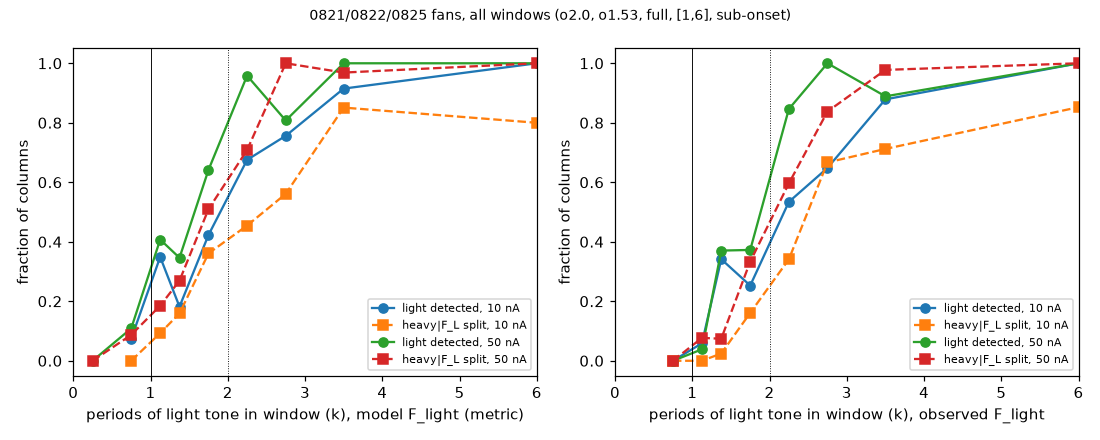
#> input picture benchmark/vti02-fan-scoring-v2/live-check/detection_vs_k.png, 1100 x 440 px, given in place of 3_live_fans.png, which was not available
$ python fig2_one_fan.py
#> lines starting #> are read from the running program, lines starting #| are printed output that depends on the picture; pictures that were not available may be replaced by others from this repository, and a replacement may not be noted
### benchmark/vti02-fan-scoring-v2/prereg-figs/style.py
"""Shared style for the pre-registration figures: the box-rescore palette, chrome and page furniture."""
import numpy as np
import matplotlib
matplotlib.use('Agg')
import matplotlib.pyplot as plt

# the palette and chrome of box-rescore/figlib.py
BLUE, ORANGE, AQUA, YEL, VIOLET = '#2a78d6', '#eb6834', '#1baf7a', '#eda100', '#4a3aa7'
INK, INK2, SURF, SOFT, HARD = '#0b0b0b', '#52514e', '#fcfcfb', '#ecebe6', '#d9d8d2'
plt.rcParams.update({'font.size': 9, 'axes.edgecolor': '#b5b4ae', 'axes.labelcolor': INK2, 'xtick.color': INK2,
                     'ytick.color': INK2, 'axes.spines.top': False, 'axes.spines.right': False, 'figure.facecolor': SURF,
                     'axes.facecolor': SURF, 'font.family': 'DejaVu Sans'})

OUT = '/data/sharpelab/hera-data/vti02-fan-scoring-v2/prereg-figs/'
MUTED, GRID, AXIS = '#898781', '#e1e0d9', '#c3c2b7'
ARM = {'corpus': BLUE, 'none': ORANGE}
ARM_LABEL = {'corpus': 'with corpus', 'none': 'no corpus'}
MODEL_LABEL = {'fable': 'Fable 5', 'opus': 'Opus 5', 'fable51': 'Fable 5.1', 'opus55': 'Opus 5.5',
               'astra': 'GPT-6 Astra', 'gpt6sol': 'GPT-6 Sol', 'sol': 'GPT-5.6 Sol', 'luna': 'GPT-5.6 Luna',
               'sonnet': 'Sonnet 5', 'haiku': 'Haiku 4.5',
               'gpt-5.6-terra': 'GPT-5.6 Terra'}
MATRIX = ('fable', 'opus', 'fable51', 'opus55', 'astra', 'gpt6sol')
STATS = '/data/sharpelab/hera-data/vti02-fan-scoring-v2/prereg-stats/'
DEV_NOTE = 'Development set, exploratory: the grader was developed on these episodes. No pre-registered data exist yet.'
plt.rcParams.update({'axes.grid': False, 'grid.color': GRID, 'grid.linewidth': 0.8, 'axes.linewidth': 0.8,
                     'xtick.major.width': 0.8, 'ytick.major.width': 0.8, 'legend.frameon': False})


def page(w, h, title, sub, left=0.06, top_in=0.34):
    """A figure with its title block; returns (fig, y of the block's lower edge in figure fraction)."""
    fig = plt.figure(figsize=(w, h))
    y = 1 - top_in / h
    fig.text(left, y, title, fontsize=14, fontweight='bold', color=INK, va='top')
    y -= 0.30 / h
    fig.text(left, y, sub, fontsize=9.5, color=INK2, va='top', linespacing=1.45)
    return fig, y - (0.19 * (sub.count('\n') + 1) + 0.10) / h


def foot(fig, text, left=0.06, y_in=0.16, dev=False):
    fig.text(left, y_in / fig.get_figheight(), text, fontsize=8, color=MUTED, va='bottom', linespacing=1.45)
    if dev:
        fig.text(left, (y_in + 0.17 * (text.count('\n') + 1) + 0.06) / fig.get_figheight(), DEV_NOTE, fontsize=8.5,
                 color=INK, va='bottom', fontweight='bold')


def save(fig, name):
    fig.savefig(OUT + name, dpi=200, facecolor=SURF)
    print('wrote', OUT + name)

### benchmark/vti02-fan-scoring-v2/prereg-figs/fig2_one_fan.py
"""Figure 2: one fan, three numbers. Two panels cut from box-rescore/fig/3_live_fans.png, with their grades.

Grades from box-rescore/rescore.md (the grader's box score).
"""
from PIL import Image
from style import *

SRC = '/data/sharpelab/hera-data/vti02-fan-scoring-v2/box-rescore/fig/3_live_fans.png'
KEY = (150, 219, 1687, 317)                                # pixel boxes in SRC: left, top, right, bottom
FANS = [('08-22 run 8: Fable 5 with corpus, live', (100, 493, 1687, 953), '1.00', '3.8 h', '0.81',
         'A fine 1/B grid from 1 T: both tones sampled, the window long enough to split them.'),
        ('08-24 run 4: Opus 5, no corpus, live', (100, 1488, 1687, 1965), '0.00', '1.2 h', '0.16',
         'The 1/B steps are too coarse for F_L and the fan stops at 6 T: the split earns nothing.')]
im = Image.open(SRC).convert('RGB')
W, H = 11.0, 11.3
fig, ytop = page(W, H, 'One fan, three numbers: the chance it makes the call, its hours, its quality',
                 'The grader reads the planned design only: field rows, density columns, current and time constant. '
                 'Two fans measured live on vti-02,\nwith their measured data (left) and the grade drawn on their '
                 'Fourier maps (right).', left=0.3 / W)
LM, PW = 0.3, 10.4                                         # left margin and picture width, inches


def picture(box, top_in):
    """Place a crop PW wide with its top edge top_in below the figure's top; returns its height in inches."""
    crop = im.crop(box)
    h = PW * crop.height / crop.width
    ax = fig.add_axes([LM / W, 1 - (top_in + h) / H, PW / W, h / H])
    ax.imshow(crop, interpolation='lanczos', aspect='auto'); ax.axis('off')
    return h


y = (1 - ytop) * H + 0.05
for name, box, p_call, hours, quality, why in FANS:
    fig.text(LM / W, 1 - (y + 0.12) / H, name, fontsize=11, fontweight='bold', color=INK, va='center')
    fig.text(LM / W, 1 - (y + 0.40) / H, why, fontsize=9, color=INK2, va='center')
    for k, (lab, val) in enumerate((('P(call)', p_call), ('measurement time', hours), ('quality', quality))):
        x = (6.6 + k * 1.5) / W
        fig.text(x, 1 - (y + 0.08) / H, lab, fontsize=8.5, color=INK2, va='center')
        fig.text(x, 1 - (y + 0.38) / H, val, fontsize=16, fontweight='semibold', color=INK, va='center')
    y += 0.62
    y += picture(box, y) + 0.30
#> after the loop, y = 9.15
fig.text(LM / W, 1 - (y + 0.05) / H, 'Key to the right-hand panels', fontsize=9, color=INK, fontweight='bold', va='center')
y += 0.15
#> y = 9.3
y += picture(KEY, y)
#> call 3 of picture, with box = (150, 219, 1687, 317), top_in = 9.3
#> in picture (call 3), `crop = im.crop(box)`:
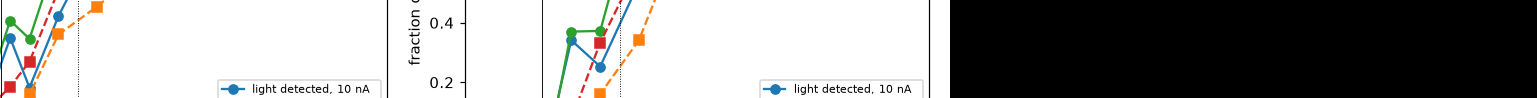
#> crop: PIL image 1537x98 RGB; mean R, G, B 151.9, 151.7, 150.9
#> y = 9.96
foot(fig, 'P(call): each part (the light tone; the F_L / F_heavy split) counts its independent detected columns, one '
     'counting little and four making the call; the fan takes its lesser part. Quality = A × (light + split) / 14.\nHours from the rig cost model. Panels from '
     'box-rescore/fig/3_live_fans.png; grades from box-rescore/rescore.md.', left=0.3 / W, dev=True)
save(fig, 'fig2_one_fan.png')
#> in save, `fig.savefig(OUT + name, dpi=200, facecolor=SURF)`:
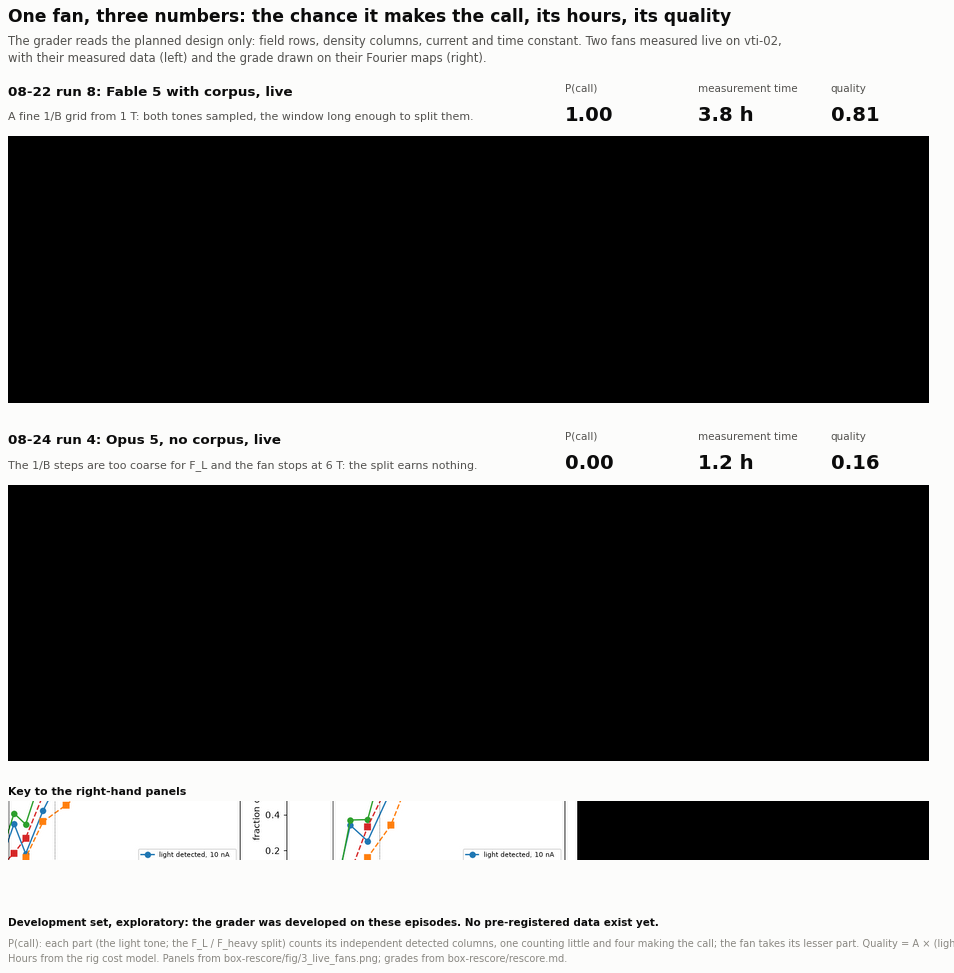
#> figure drawn by matplotlib, 3 panels
print('used height', round(y, 2), 'of', H)
#| used height 9.96 of 11.3

$ run again, on benchmark/vti02-fan-scoring-v2/live-check/fft_0821-r8_o1.53.png
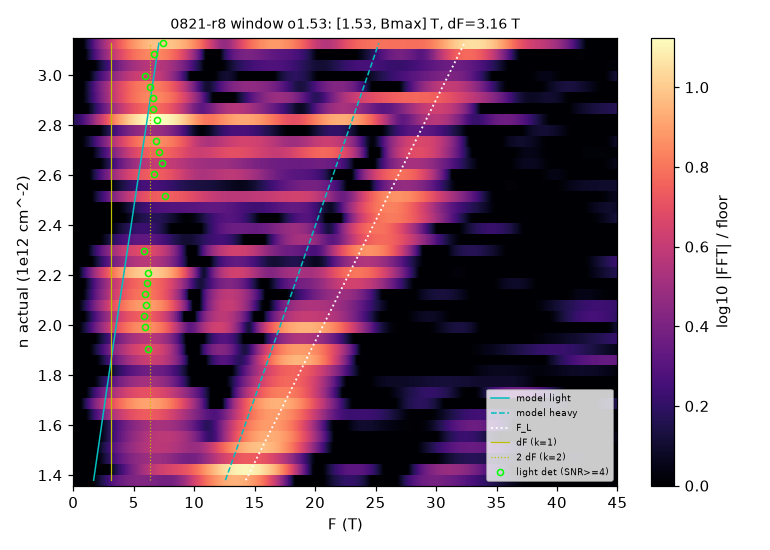
#> input picture benchmark/vti02-fan-scoring-v2/live-check/fft_0821-r8_o1.53.png, 770 x 550 px, given in place of 3_live_fans.png, which was not available
#> in picture (call 3), `crop = im.crop(box)`:
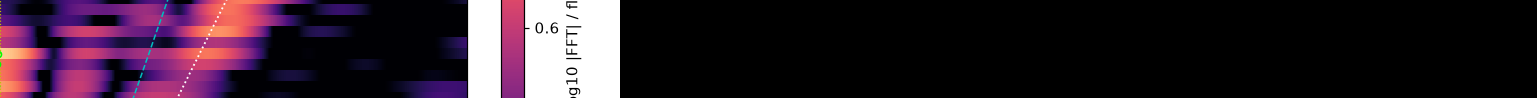
#> crop: PIL image 1537x98 RGB; mean R, G, B 45.3, 29.3, 42.3
#> in save, `fig.savefig(OUT + name, dpi=200, facecolor=SURF)`:
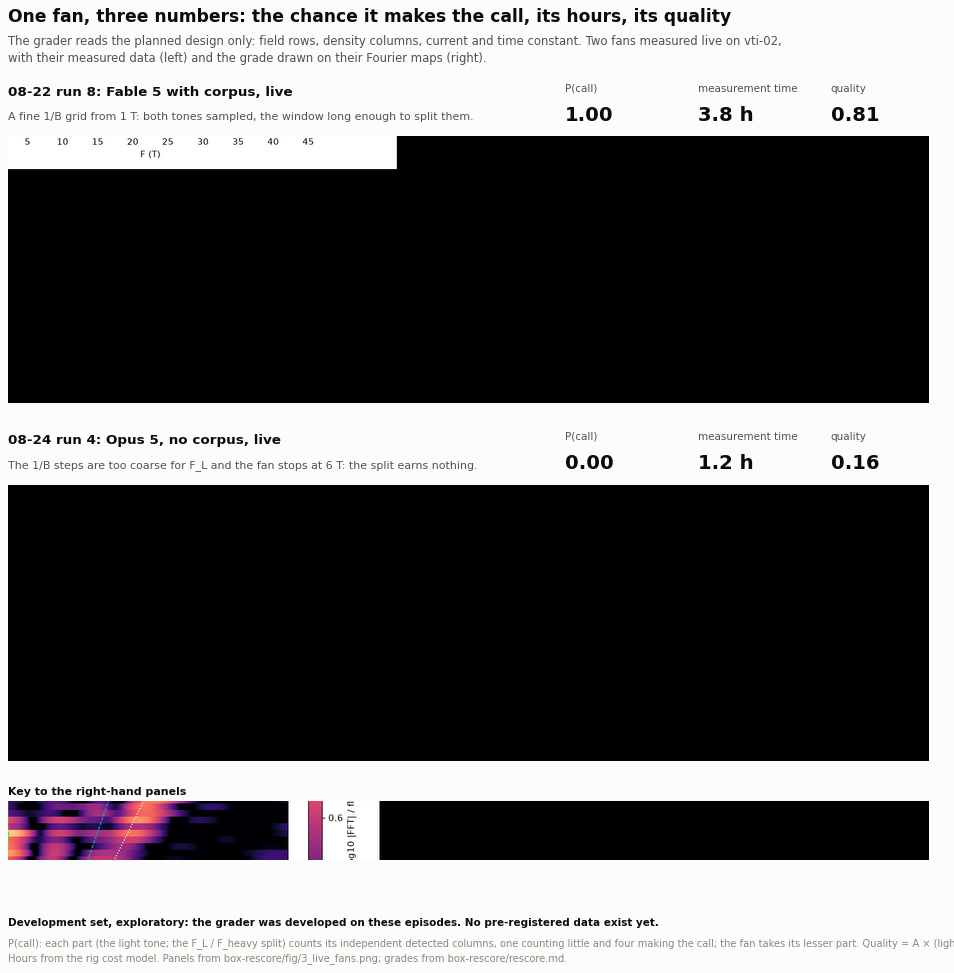
#> figure drawn by matplotlib, 3 panels
#| used height 9.96 of 11.3
